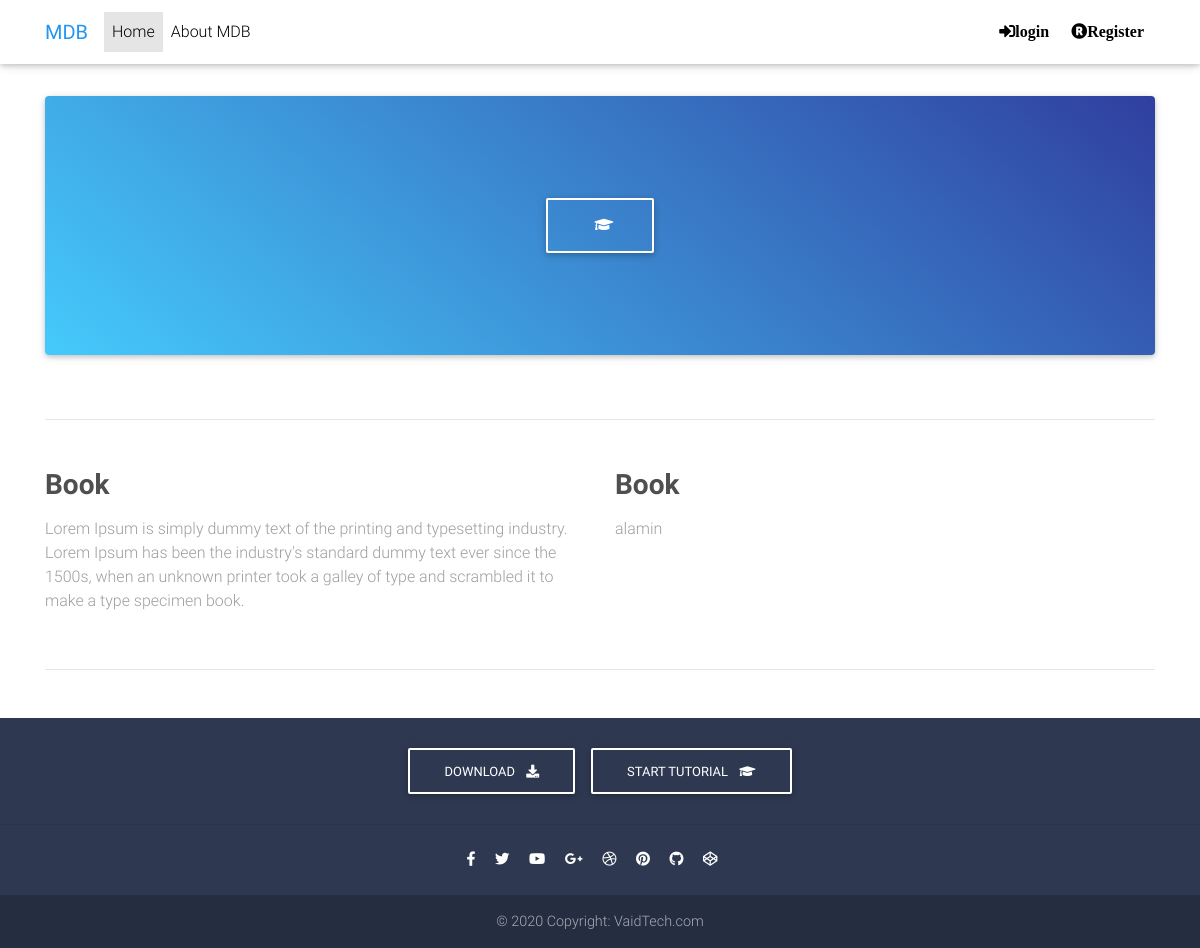
/article_category/Book/, run on the app's committed database.
### Articleapp/models.py (models this page shows, shortened)
class Article(models.Model):
	author_id   = models.ForeignKey(Author, on_delete=models.CASCADE)
	title       = models.CharField(max_length=120)
	image       = models.ImageField()
	description = models.TextField()
	category_name = models.ForeignKey('Category', on_delete=models.CASCADE)

### Articleapp/views.py (the view)
# urls.py: path('article_category/<name>/', views.category_page_view, name="category_page"),
def category_page_view(request, name):
	category = get_object_or_404(Category,category_name=name)
	print(category)
	article_category = Article.objects.filter(category_name=category.id)
	context = {
              "article_category":article_category,
	        }
	return render(request, "category-page.html", context)

### Articleapp/models.py (called while the page is built)
    def __str__(self):
    	return self.category_name

### templates/category-page.html (shortened to what this page needs)
{% extends 'base.html' %}
{% load static %}
{%block content %}
<main class="mt-5 pt-5">
    <div class="container">
      <section class="card blue-gradient wow fadeIn">
        <div class="card-body text-white text-center py-5 px-5 my-5">
          <a target="_blank" href="" class="btn btn-outline-white btn-lg">
            <i class="fas fa-graduation-cap ml-2"></i>
          </a>
        </div>
      </section>
      <section class="pt-5">
        <hr class="mb-5">
        <div class="row mt-3 wow fadeIn">
           {%for category in article_category%}
          <div class="col-lg-6 col-xl-6 mb-4">
            <h3 class="mb-3 font-weight-bold dark-grey-text">
              <strong>{{ category.title }}</strong>
            </h3>
            <p class="grey-text">{{ category.description }} </p>
          </div>
          {% endfor %}
        </div>
        <hr class="mb-5">
      </section>
    </div>
</main>
{% endblock %}

### templates/base.html (shortened to what this page needs)
 <!DOCTYPE html>
<html lang="en">
{% load static  %}
<head>
  <link rel="stylesheet" href="https://use.fontawesome.com/releases/v5.11.2/css/all.css">
  <link href="{% static 'css/bootstrap.min.css' %}" rel="stylesheet">
  <link href="{% static 'css/mdb.min.css' %}" rel="stylesheet">
  <link href="{% static 'css/style.min.css' %}" rel="stylesheet">
</head>
{% include 'header.html' %}
{% block content %}
{% endblock %}
{% include 'footer.html' %}

### templates/header.html (shortened to what this page needs)
  {% load static %}
  <header>
    <nav class="navbar fixed-top navbar-expand-lg navbar-light white scrolling-navbar">
      <div class="container">
        <a class="navbar-brand waves-effect" href="{% url 'index' %}">
          <strong class="blue-text">MDB</strong>
        </a>
        <div class="collapse navbar-collapse" id="navbarSupportedContent">
          <ul class="navbar-nav mr-auto">
            <li class="nav-item active">
              <a class="nav-link waves-effect" href="#">Home
              </a>
            </li>
            <li class="nav-item">
              <a class="nav-link waves-effect" href="#">About MDB</a>
            </li>
          </ul>
          <ul class="navbar-nav nav-flex-icons">
            {% if request.user.is_authenticated %}
         <li class="nav-item">
              <a href="{% url 'logout' %}" class="nav-link waves-effect">
                <i class="fas fa-sign-out-alt"><strong>logout</strong></i>
              </a>
            </li>
            <li class="nav-item">
              <a href="{% url 'author_profile' %}" class="nav-link waves-effect">
                <i class="fas fa-sign-out-alt"><strong>Profile</strong></i>
              </a>
            </li>
       {% else %}
            <li class="nav-item">
              <a href="{% url 'login' %}" class="nav-link waves-effect">
              <i class="fas fa-sign-in-alt">login</i>
              </a>
            </li>
            <li class="nav-item">
              <a href="{% url 'register_page' %}" class="nav-link waves-effect">
                <i class="fas fa-registered"><strong>Register</strong></i>
              </a>
            </li>
            {% endif %}
          </ul>
        </div>
      </div>
    </nav>
  </header>

### templates/footer.html
{% load static %}
  <footer class="page-footer text-center font-small mdb-color darken-2 mt-4 wow fadeIn">
    <div class="pt-4">
      <a class="btn btn-outline-white" href="" target="_blank"
        role="button">Download
        <i class="fas fa-download ml-2"></i>
      </a>
      <a class="btn btn-outline-white" href="" target="_blank" role="button">Start tutorial
        <i class="fas fa-graduation-cap ml-2"></i>
      </a>
    </div>
    <hr class="my-4">
    <div class="pb-4">
      <a href="" target="_blank">
        <i class="fab fa-facebook-f mr-3"></i>
      </a>
      <a href="" target="_blank">
        <i class="fab fa-twitter mr-3"></i>
      </a>
      <a href="" target="_blank">
        <i class="fab fa-youtube mr-3"></i>
      </a>
      <a href="" target="_blank">
        <i class="fab fa-google-plus-g mr-3"></i>
      </a>
      <a href="" target="_blank">
        <i class="fab fa-dribbble mr-3"></i>
      </a>
      <a href="" target="_blank">
        <i class="fab fa-pinterest mr-3"></i>
      </a>
      <a href="" target="_blank">
        <i class="fab fa-github mr-3"></i>
      </a>
      <a href="" target="_blank">
        <i class="fab fa-codepen mr-3"></i>
      </a>
    </div>
    <div class="footer-copyright py-3">
      © 2020 Copyright:
        VaidTech.com
    </div>
  </footer>

### data on the page
Article: title "Book", description "Lorem Ipsum is simply dummy text of the printing and typesetting industry. Lorem Ipsum has been the industry's standard dummy text ever since the 1500s, when an unknown printer took a galley of type and scrambled it to make a type specimen book."
Article: title "Book", description "alamin"
